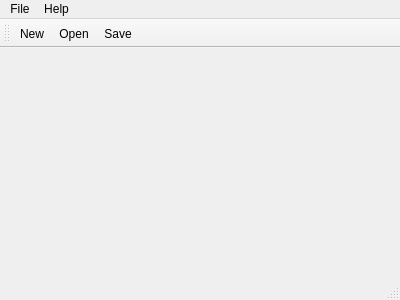
<?xml version="1.0" encoding="UTF-8"?>
<ui version="4.0">
 <class>MainWindow</class>
 <widget class="QMainWindow" name="MainWindow">
  <property name="geometry">
   <rect>
    <x>0</x>
    <y>0</y>
    <width>400</width>
    <height>300</height>
   </rect>
  </property>
  <property name="windowTitle">
   <string>MainWindow</string>
  </property>
  <widget class="QWidget" name="centralWidget"/>
  <widget class="QMenuBar" name="menuBar">
   <property name="geometry">
    <rect>
     <x>0</x>
     <y>0</y>
     <width>400</width>
     <height>19</height>
    </rect>
   </property>
   <widget class="QMenu" name="menuFile">
    <property name="title">
     <string>File</string>
    </property>
    <addaction name="actionNew"/>
    <addaction name="actionOpen"/>
    <addaction name="actionSave"/>
   </widget>
   <widget class="QMenu" name="menuHelp">
    <property name="title">
     <string>Help</string>
    </property>
    <addaction name="actionHelp"/>
    <addaction name="actionAbout"/>
   </widget>
   <addaction name="menuFile"/>
   <addaction name="menuHelp"/>
  </widget>
  <widget class="QToolBar" name="mainToolBar">
   <attribute name="toolBarArea">
    <enum>TopToolBarArea</enum>
   </attribute>
   <attribute name="toolBarBreak">
    <bool>false</bool>
   </attribute>
   <addaction name="actionNew"/>
   <addaction name="actionOpen"/>
   <addaction name="actionSave"/>
  </widget>
  <widget class="QStatusBar" name="statusBar"/>
  <action name="actionNew">
   <property name="text">
    <string>New</string>
   </property>
  </action>
  <action name="actionOpen">
   <property name="text">
    <string>Open</string>
   </property>
  </action>
  <action name="actionSave">
   <property name="text">
    <string>Save</string>
   </property>
  </action>
  <action name="actionHelp">
   <property name="text">
    <string>Help</string>
   </property>
  </action>
  <action name="actionAbout">
   <property name="text">
    <string>About</string>
   </property>
  </action>
 </widget>
 <layoutdefault spacing="6" margin="11"/>
 <resources/>
 <connections/>
</ui>
